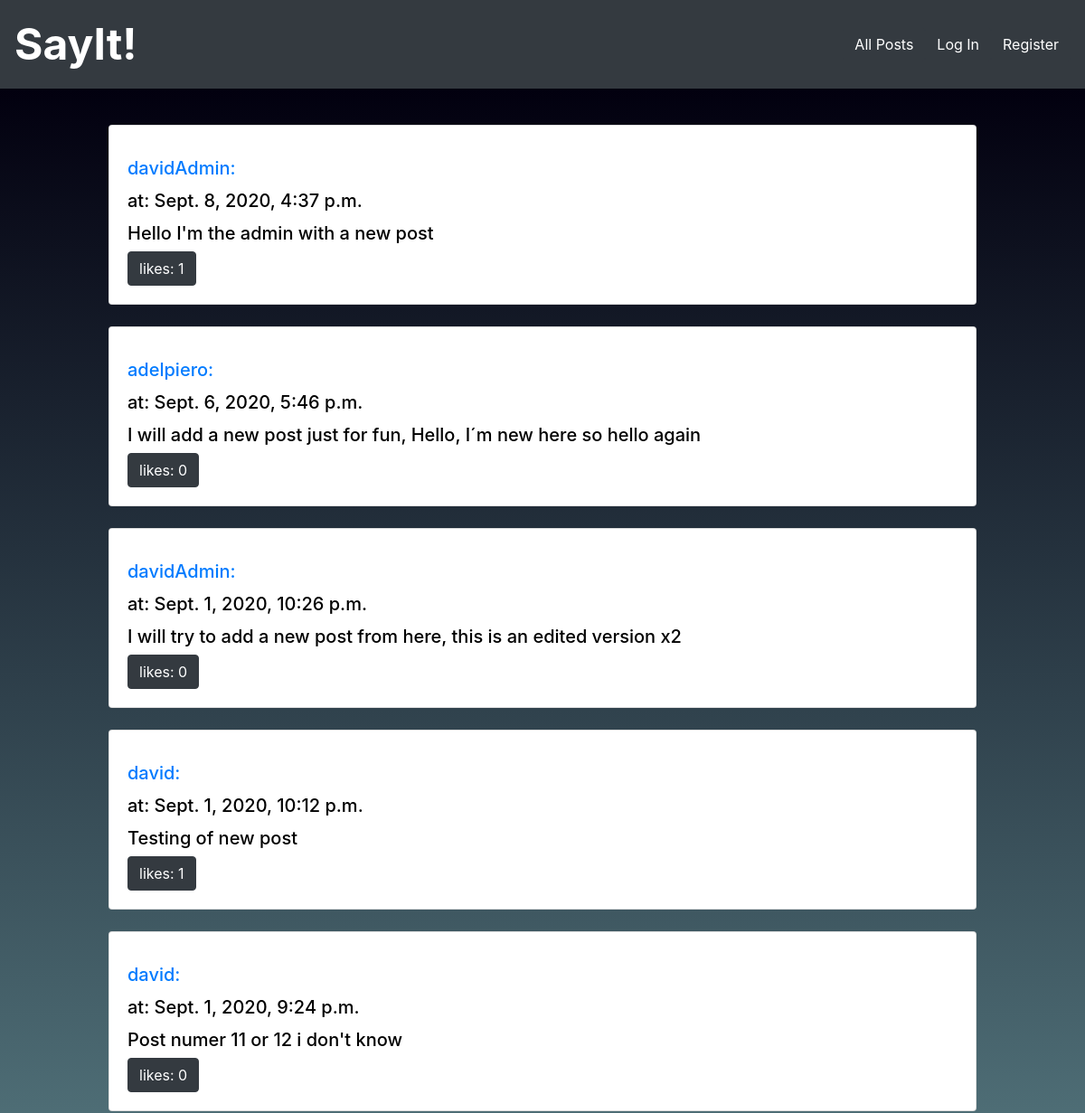
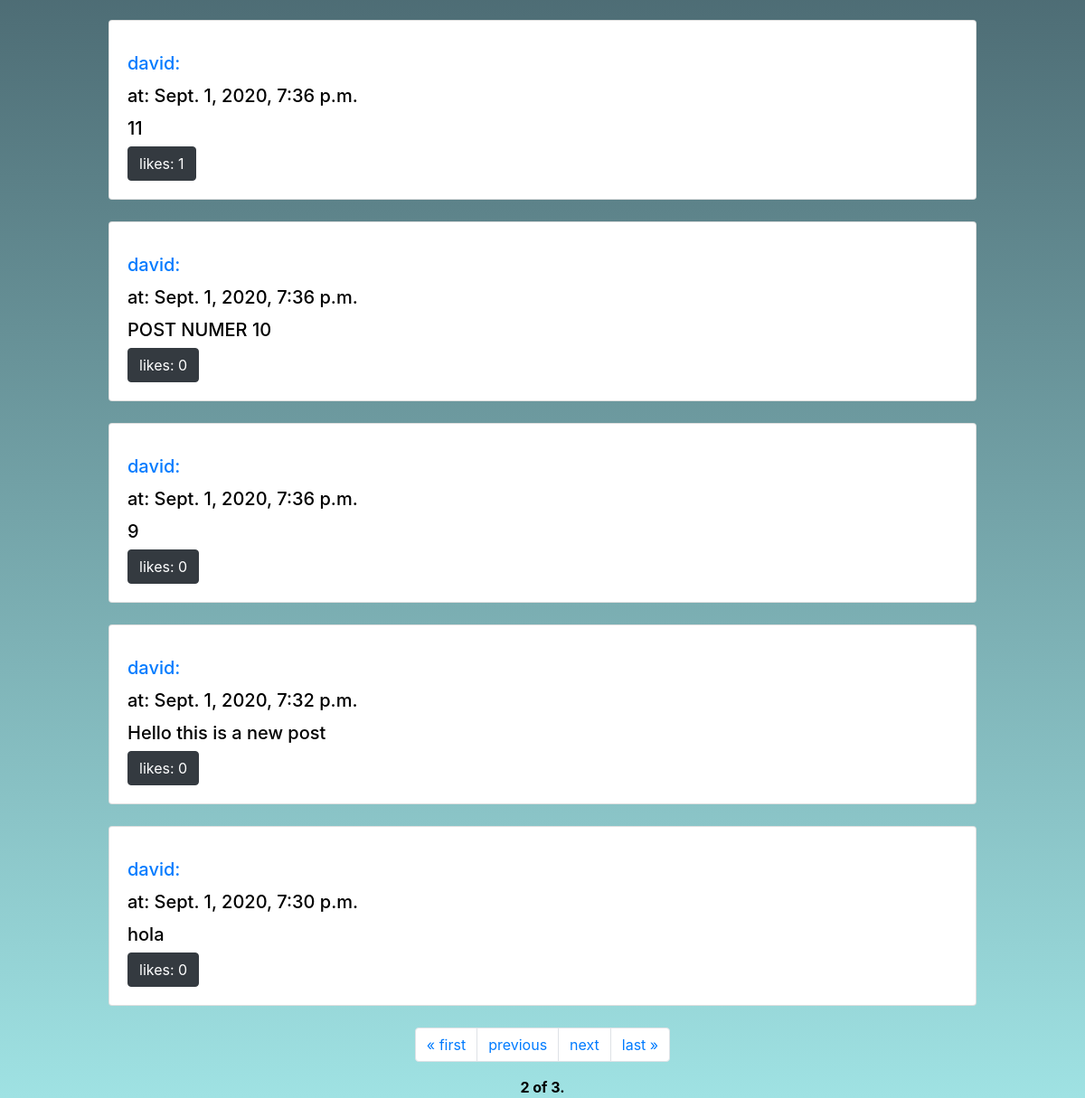
Screenshot of /?page=2 with the database file from the repository (2 pictures, top to bottom).
### network/models.py (models this page shows, shortened)
class Post(models.Model):
    user = models.ForeignKey(User, on_delete=models.CASCADE, related_name="posts")
    content = models.TextField()
    timestamp = models.DateTimeField(auto_now_add=True)

class User(AbstractUser):
    pass

### network/views.py (the view)
# urls.py: path("", views.index, name="index"),
def index(request):
    if request.user.is_authenticated:
        posts = Post.objects.all()
        total_posts = posts.order_by("-timestamp").all()
        paginator = Paginator(total_posts, 10) # Show 10 post per page.
        likeds={}
        total_likes={}
        for post in total_posts:
            try:
                likes=Likes.objects.get(post=post)
            except Likes.DoesNotExist:
                likes = Likes.objects.create(post=post)
            try:
                liked = Likes.objects.filter(post=post,users=request.user)
            except Likes.DoesNotExist:
                liked = False
            if not liked:
                liked=False
            likeds[post.id] = liked
            total_likes[post.id]= likes.users.all().count()
        print(total_likes)
        page_number = request.GET.get('page')
        page_obj = paginator.get_page(page_number)
        return render(request, 'network/index.html', {
            'page_obj': page_obj,
            'total_likes':total_likes,
            'likeds':likeds
        })
    else:
        posts = Post.objects.all()
        total_posts = posts.order_by("-timestamp").all()
        paginator = Paginator(total_posts, 10) # Show 10 post per page.
        likeds={}
        total_likes={}
        for post in total_posts:
            try:
                likes=Likes.objects.get(post=post)
            except Likes.DoesNotExist:
                likes = Likes.objects.create(post=post)
            total_likes[post.id]= likes.users.all().count()
        print(total_likes)
        page_number = request.GET.get('page')
        page_obj = paginator.get_page(page_number)
        return render(request, 'network/index.html', {
            'page_obj': page_obj,
            'total_likes':total_likes,
        })

### network/templates/network/index.html (shortened to what this page needs)
{% extends "network/layout.html" %}
{% load static %}
{% block body %}
<div class="all-post">
        <div class="posts-all" style="align-items: center; display: flex; flex-direction: column;">
            {% for post in page_obj %}
            <div class="card" style="width: 80vw; padding-top: 15px; " id="card-{{post.id}}">
                <div class="card-body" style="color: black; ">
                    {% if user.is_authenticated %}
                    <h5 class="card-title"><a href="{% url 'profile' post.user %}" >{{post.user}}:</a></h5>
                    {% else %}
                    <h5 class="card-title"><a href="{% url 'login' %}" >{{post.user}}:</a></h5>
                    {% endif %}
                    <h5 class="card-title">at: {{post.timestamp}}</h5>
                    <h5 class="card-text" id="content-{{post.id}}" >{{ post.content }}</h5>
                            {% for key, value in total_likes.items %}
                                {% if key == post.id %}
                                    {% if user.is_authenticated %}
                                        {% for ids, liked in likeds.items %}
                                            {% if ids == post.id %}
                                                {% if liked %}
                                                    <button class="btn btn-danger like_button" data-id="{{post.id}}" data-likes="{{value}}" id="{{post.id}}">unlike: {{value}}</button>
                                                {% else %}
                                                    <button class="btn btn-primary like_button" data-id="{{post.id}}" data-likes="{{value}}" id="{{post.id}}">like: {{value}}</button>
                                                {% endif %}
                                            {% endif %}
                                        {% endfor %}
                                    {% else %}
                                        <a class="btn btn-dark" href="{% url 'login' %}">likes: {{value}}</a>
                                    {% endif %}
                                {% endif %}
                            {% endfor %}
                </div>
            </div>
            <br>
            {% endfor %}
            <div class="pagination">
                <span class="step-links">
                    <nav aria-label="Page navigation example">
                        <ul class="pagination">
                            {% if page_obj.has_previous %}
                            <li class="page-item"><a class="page-link" href="?page=1">&laquo; first</a></li>
                            <li class="page-item"><a class="page-link"
                                    href="?page={{ page_obj.previous_page_number }}">previous</a></li>
                            {% endif %}
                            {% if page_obj.has_next %}
                            <li class="page-item"><a class="page-link"
                                    href="?page={{ page_obj.next_page_number }}">next</a></li>
                            <li class="page-item"><a class="page-link"
                                    href="?page={{ page_obj.paginator.num_pages }}">last &raquo;</a>
                            </li>
                            {% endif %}
                        </ul>
                    </nav>
                </span>
            </div>
            <div>
                <span class="current" style="color: black;">
                    <strong>{{ page_obj.number }} of {{ page_obj.paginator.num_pages }}.</strong>
                </span>
            </div>
        </div>
</div>
{% endblock %}

### rows the page displays
Post: user "davidAdmin", timestamp "Sept. 8, 2020, 4:37 p.m.", content "Hello I'm the admin with a new post", total_likes "1"
Post: user "adelpiero", timestamp "Sept. 6, 2020, 5:46 p.m.", content "I will add a new post just for fun, Hello, I´m new here so hello again", total_likes "0"
Post: user "davidAdmin", timestamp "Sept. 1, 2020, 10:26 p.m.", content "I will try to add a new post from here, this is an edited version x2", total_likes "0"
Post: user "david", timestamp "Sept. 1, 2020, 10:12 p.m.", content "Testing of new post", total_likes "1"
Post: user "david", timestamp "Sept. 1, 2020, 9:24 p.m.", content "Post numer 11 or 12 i don't know", total_likes "0"
Post: user "david", timestamp "Sept. 1, 2020, 7:36 p.m.", content "11", total_likes "1"
Post: user "david", timestamp "Sept. 1, 2020, 7:36 p.m.", content "POST NUMER 10", total_likes "0"
Post: user "david", timestamp "Sept. 1, 2020, 7:36 p.m.", content "9", total_likes "0"
Post: {{ post.id }} 8 (drawn), user "david", timestamp "Sept. 1, 2020, 7:32 p.m.", content "Hello this is a new post", total_likes "0"
Post: user "david", timestamp "Sept. 1, 2020, 7:30 p.m.", content "hola", total_likes "0"

### other values shown
{{ page_obj.number }} "2"
{{ page_obj.paginator.num_pages }} "3"
